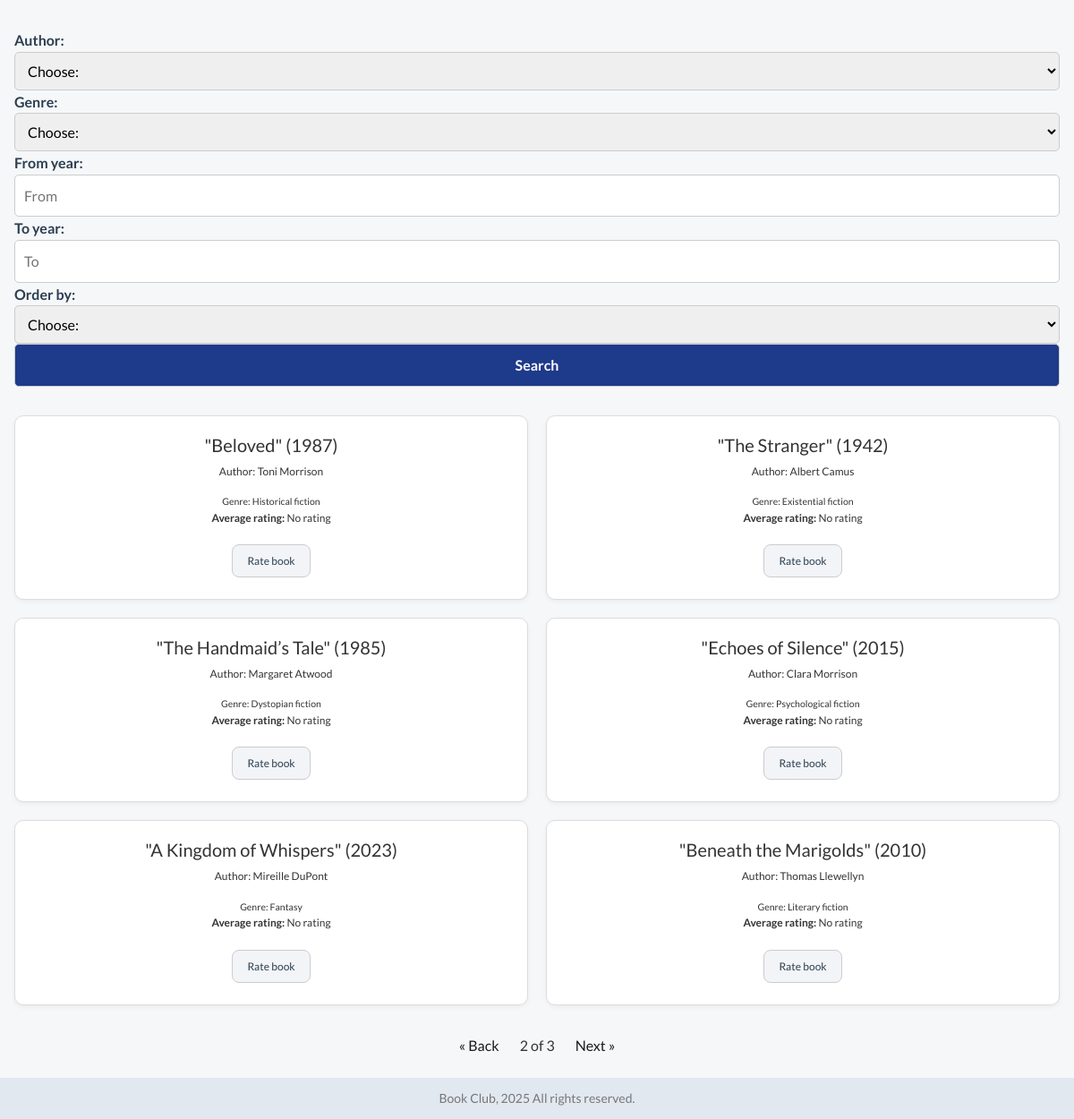
Screenshot of /catalogue/?page=2 with the database file from the repository.
### bookcatalogue/models.py (models this page shows, shortened)
class Book(models.Model):
    title = models.CharField(max_length=100)
    year = models.IntegerField(null=True, blank=True)
    isbn = models.CharField(max_length=100, unique=True)
    author = models.ForeignKey(to=Author, on_delete=models.CASCADE, related_name='books')
    genres = models.ManyToManyField(to=Genre)

class Author(models.Model):
    first_name = models.CharField(max_length=100)
    last_name = models.CharField(max_length=100)
    country = models.CharField(max_length=100, null=True, blank=True)
    birt_year = models.IntegerField(null=True, blank=True)
    def __str__(self):
        return f'{self.first_name} {self.last_name}'

class Genre(models.Model):
    name = models.CharField(max_length=100, unique=True)

### bookcatalogue/views.py (the view)
# urls.py: path('catalogue/', CatalogueListView.as_view(), name='catalogue'),
class CatalogueListView(ListView):
    model = Book
    template_name = 'catalogue.html'
    context_object_name = 'books'
    paginate_by = 6
    def get_queryset(self):
        queryset = Book.objects.all()
        author = self.request.GET.get('author')
        genre = self.request.GET.get('genre')
        from_year = self.request.GET.get('from_year')
        to_year = self.request.GET.get('to_year')
        ordering = self.request.GET.get('ordering')
        if author:
            queryset = queryset.filter(author__id=author)
        if genre:
            queryset = queryset.filter(genres__id=genre)
        if from_year:
            queryset = queryset.filter(year__gte=from_year)
        if to_year:
            queryset = queryset.filter(year__lte=to_year)
        if ordering == 'title':
            queryset = queryset.order_by('title')
        elif ordering == 'year':
            queryset = queryset.order_by('year')
        queryset = queryset.annotate(avg_rating=Avg('ratings__stars'))
        return queryset
    def get_context_data(self, **kwargs):
        context = super().get_context_data(**kwargs)
        context['authors'] = Author.objects.all()
        context['genres'] = Genre.objects.all()
        return context

### bookcatalogue/templates/catalogue.html (shortened to what this page needs)
{% extends 'base.html' %}
{% block 'content' %}
<div class="filter-form">
    <form method="get">
        <label>Author:</label>
        <select name="author">
            <option value="">Choose:</option>
        </select>
        <label>Genre:</label>
        <select name="genre">
            <option value="">Choose:</option>
        </select>
        <label>From year:</label>
        <input type="number" placeholder="From" name="from_year">
        <label>To year:</label>
        <input type="number" placeholder="To" name="to_year">
        <label>Order by:</label>
        <select name="ordering">
            <option value="">Choose:</option>
        </select>
        <button type="submit">Search</button>
    </form>
</div>
    {% if books %}
    <div class="box-catalogue">
        {% for book in books %}
            <div class="book-container">
                <h5>"{{ book.title }}" ({{ book.year }})</h5>
                <p>Author: {{ book.author }}</p>
                <small>Genre: {% for genre in book.genres.all %}{{ genre.name }}{% endfor %}</small>
                <p><strong>Average rating:</strong>
                   {% if book.avg_rating %}
                        {{ book.avg_rating }}⭐
                    {% else %}
                     No rating
                    {% endif %}
                </p>
                <a class="book-detail" href="{% url 'book_detail' book.pk %}">Rate book</a>
            </div>
        {% endfor %}
    </div>
{% else %}
    <p class="no-book">No books found.</p>
{% endif %}
{% if is_paginated %}
  <div class="pagination-container">
    {% if page_obj.has_previous %}
      <a href="?page={{ page_obj.previous_page_number }}">« Back</a>
    {% endif %}
    <span> {{ page_obj.number }} of {{ page_obj.paginator.num_pages }}</span>
    {% if page_obj.has_next %}
      <a href="?page={{ page_obj.next_page_number }}">Next »</a>
    {% endif %}
  </div>
{% endif %}
{% endblock %}

### bookcatalogue/static/css/styles.css (style rules this page uses)
* { margin: 0; padding: 0; box-sizing: border-box; }
body { background-color: #f5f7f9; padding-bottom: 50px; font-family: 'Lato', sans-serif; color: #333; line-height: 1.6; }
a { text-decoration: none; padding: 8px 16px; border-radius: 4px; margin: 4px; color: #1a1a1a; transition: background-color 0.3s, color 0.3s; }
button, .auth-btn, .logout-btn, .filter-form button { border: none; padding: 12px 25px; color: #fff; font-weight: 600; border-radius: 5px; background: #1e3a8a; transition: background 0.3s, transform 0.2s ease; cursor: pointer; }
.book-detail { color: #2c3e50; background: #f2f4f7; border-radius: 8px; border: 1px solid #ccc; font-size: 12px; transition: background 0.3s, color 0.3s; }
form input, form select { padding: 10px; border: 1px solid #bbb; border-radius: 4px; font-size: 15px; }
.filter-form { display: flex; flex-wrap: wrap; gap: 15px; align-items: center; justify-content: center; margin: 2em auto; max-width: 1300px; }
.filter-form label { font-weight: 600; color: #2c3e50; }
.filter-form select, .filter-form input, .filter-form button { padding: 10px; border-radius: 5px; border: 1px solid #ccc; font-size: 15px; }
.box-catalogue { display: grid; margin: 2em auto; grid-template-columns: repeat(3, minmax(250px, 1fr)); gap: 20px; width: 750px; }
.book-container { display: flex; flex-direction: column; align-items: center; border: 1px solid #ddd; border-radius: 10px; background-color: #ffffff; padding: 20px; font-size: 12px; box-shadow: 0 2px 5px rgba(0,0,0,0.05); }
.pagination-container, .rating-container, .rating-container p { margin-bottom: 20px; text-align: center; }
@media (max-width: 1278px) { .box-catalogue { grid-template-columns: repeat(2, minmax(250px, 1fr)); width: 100%; padding: 0 1em; } }
@media (max-width: 1278px) { .filter-form { flex-direction: column; align-items: stretch; gap: 12px; padding: 0 1em; } }
@media (max-width: 1278px) { .filter-form label { width: 100%; text-align: left; } }
@media (max-width: 1278px) { .filter-form select, .filter-form input, .filter-form button { width: 100%; font-size: 16px; } }

### rows the page displays
Book: title "Beloved", year "1987", author "Toni Morrison", shows "No rating"
Genre: name "Historical fiction"
Book: title "The Stranger", year "1942", author "Albert Camus", shows "No rating"
Genre: name "Existential fiction"
Book: title "The Handmaid’s Tale", year "1985", author "Margaret Atwood", shows "No rating"
Genre: name "Dystopian fiction"
Book: title "Echoes of Silence", year "2015", author "Clara Morrison", shows "No rating"
Genre: name "Psychological fiction"
Book: title "A Kingdom of Whispers", year "2023", author "Mireille DuPont", shows "No rating"
Genre: name "Fantasy"
Book: title "Beneath the Marigolds", year "2010", author "Thomas Llewellyn", shows "No rating"
Genre: name "Literary fiction"

### other values shown
{{ page_obj.number }} "2"
{{ page_obj.paginator.num_pages }} "3"
